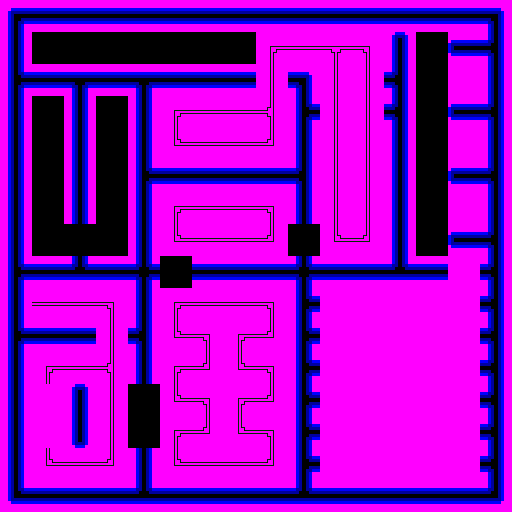

The image is a tile-based game level rendered from a .tmx file. Its description and source (layers, tilesets, objects; grid data summarised) follow:
An orthogonal 16x16 tile map with 32x32 px tiles, 2 tile layers (doodads, map) and 23 objects (player).

<map version="1.0" orientation="orthogonal" width="16" height="16" tilewidth="32" tileheight="32">
 <tileset firstgid="1" name="alive" tilewidth="32" tileheight="32">
  <image source="alive-tileset.png" trans="ff00ff" width="256" height="960" />
  <tile id="0">
   <properties>
    <property name="blocks" value="1" />
   </properties>
  </tile>
  <tile id="1">
   <properties>
    <property name="blocks" value="1" />
   </properties>
  </tile>
  <tile id="2">
   <properties>
    <property name="blocks" value="1" />
   </properties>
  </tile>
  <tile id="3">
   <properties>
    <property name="blocks" value="1" />
   </properties>
  </tile>
  <tile id="4">
   <properties>
    <property name="blocks" value="1" />
   </properties>
  </tile>
  <tile id="5">
   <properties>
    <property name="blocks" value="1" />
   </properties>
  </tile>
  <tile id="6">
   <properties>
    <property name="blocks" value="1" />
   </properties>
  </tile>
  <tile id="8">
   <properties>
    <property name="blocks" value="1" />
   </properties>
  </tile>
  <tile id="9">
   <properties>
    <property name="blocks" value="1" />
   </properties>
  </tile>
  <tile id="10">
   <properties>
    <property name="blocks" value="1" />
   </properties>
  </tile>
  <tile id="11">
   <properties>
    <property name="blocks" value="1" />
   </properties>
  </tile>
  <tile id="12">
   <properties>
    <property name="blocks" value="1" />
   </properties>
  </tile>
  <tile id="16">
   <properties>
    <property name="blocks" value="1" />
   </properties>
  </tile>
  <tile id="17">
   <properties>
    <property name="blocks" value="1" />
   </properties>
  </tile>
  <tile id="18">
   <properties>
    <property name="blocks" value="1" />
   </properties>
  </tile>
  <tile id="19">
   <properties>
    <property name="blocks" value="1" />
   </properties>
  </tile>
  <tile id="20">
   <properties>
    <property name="blocks" value="1" />
   </properties>
  </tile>
  <tile id="24">
   <properties>
    <property name="blocks" value="1" />
   </properties>
  </tile>
  <tile id="25">
   <properties>
    <property name="blocks" value="1" />
   </properties>
  </tile>
  <tile id="29">
   <properties>
    <property name="blocks" value="1" />
   </properties>
  </tile>
  <tile id="30">
   <properties>
    <property name="blocks" value="1" />
   </properties>
  </tile>
 </tileset>
 <layer name="doodads" width="16" height="16">
  <data>[256 cells, 99 non-empty, 9 distinct tile ids]</data>
 </layer>
 <layer name="map" width="16" height="16">
  <data>[256 cells, 158 non-empty, 17 distinct tile ids]</data>
 </layer>
 <objectgroup name="objects" width="16" height="16">
  <object name="player" type="player" gid="97" x="160" y="160" />
  <object gid="65" x="352" y="96" />
  <object gid="65" x="320" y="128" />
  <object gid="33" x="256" y="96" />
  <object gid="37" x="64" y="256" />
  <object gid="33" x="96" y="352" />
  <object gid="33" x="448" y="288" />
  <object gid="37" x="288" y="256" />
  <object gid="33" x="160" y="288" />
  <object gid="37" x="128" y="416" />
  <object gid="37" x="128" y="448" />
  <object gid="65" x="448" y="480" />
  <object gid="65" x="448" y="448" />
  <object gid="65" x="448" y="416" />
  <object gid="65" x="448" y="384" />
  <object gid="65" x="448" y="352" />
  <object gid="65" x="448" y="320" />
  <object gid="65" x="320" y="320" />
  <object gid="65" x="320" y="352" />
  <object gid="65" x="320" y="384" />
  <object gid="65" x="320" y="416" />
  <object gid="65" x="320" y="448" />
  <object gid="65" x="320" y="480" />
 </objectgroup>
</map>